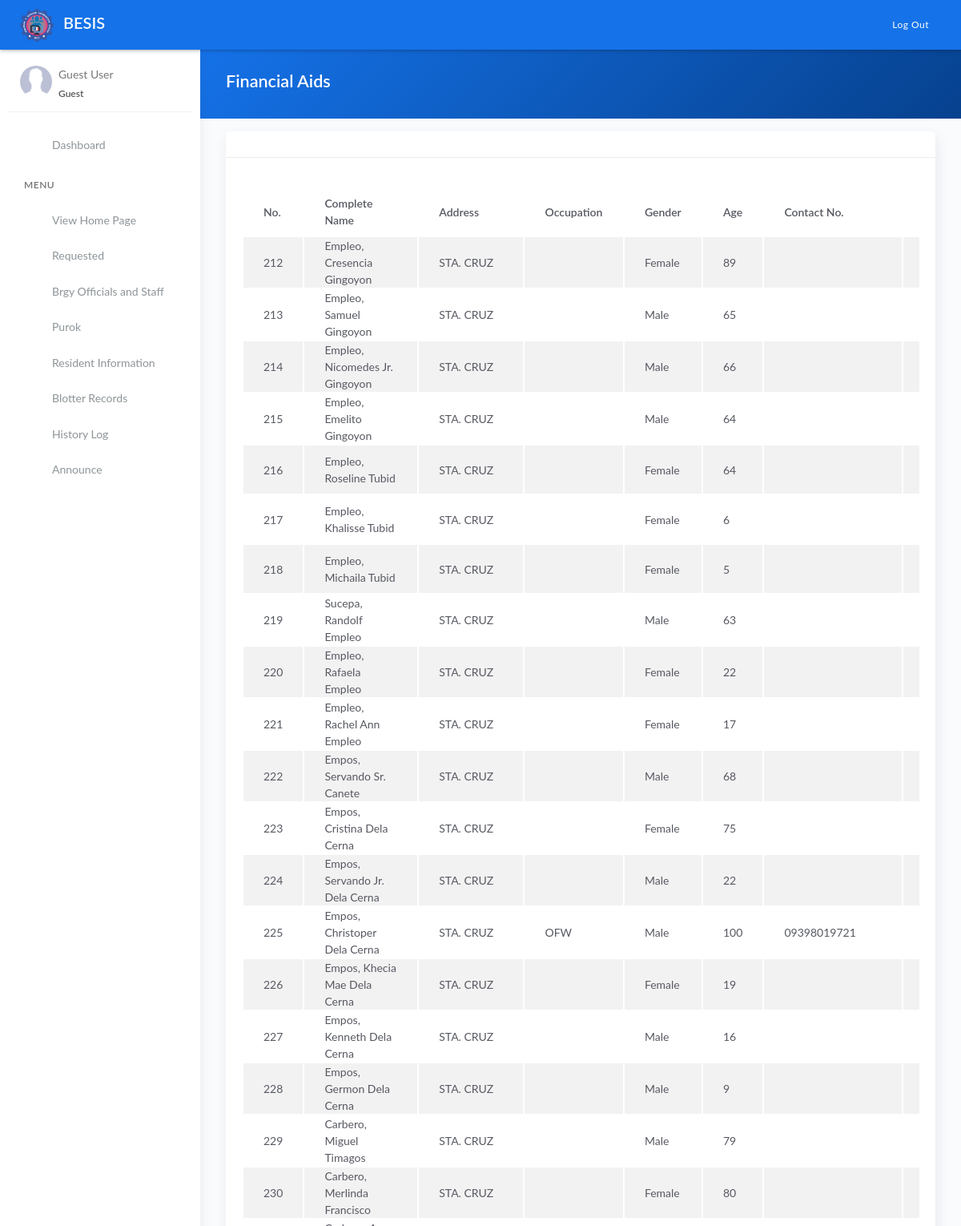
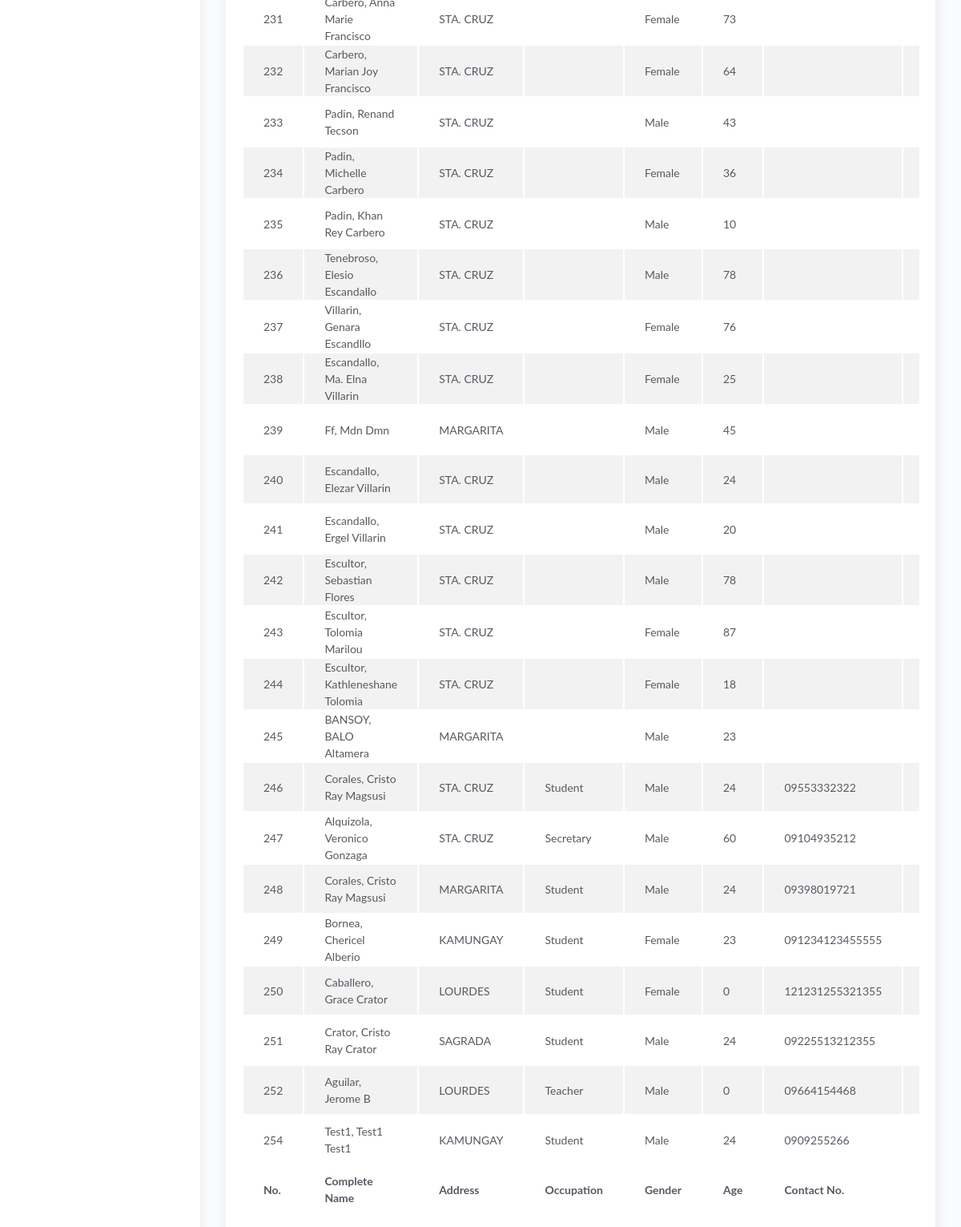
/financial.php, run on the app's committed database (2 pictures, top to bottom).
### tables this page shows
CREATE TABLE `tblresident` (
  `id` int(11) NOT NULL AUTO_INCREMENT,
  `active` varchar(10) NOT NULL,
  `national_id` varchar(100) DEFAULT NULL,
  `citizenship` varchar(50) DEFAULT NULL,
  `picture` text,
  `firstname` varchar(50) DEFAULT NULL,
  `middlename` varchar(50) NOT NULL,
  `lastname` varchar(50) DEFAULT NULL,
  `alias` varchar(20) DEFAULT NULL,
  `household` varchar(50) DEFAULT NULL,
  `birthplace` varchar(80) DEFAULT NULL,
  `birthdate` date DEFAULT NULL,
  `age` int(11) DEFAULT NULL,
  `civilstatus` varchar(20) DEFAULT NULL,
  `gender` varchar(20) DEFAULT NULL,
  `purok` varchar(50) DEFAULT NULL,
  `voterstatus` varchar(20) NOT NULL,
  `phone` varchar(50) DEFAULT NULL,
  `email` varchar(50) DEFAULT NULL,
  `occupation` varchar(100) DEFAULT NULL,
  `identified_as` varchar(20) NOT NULL,
  `benefit_id` int(11) NOT NULL,
  `remarks` text NOT NULL,
  `resident_type` int(11) DEFAULT '1',
  `stat_id` int(11) NOT NULL,
  PRIMARY KEY (`id`)
);

### financial.php (the view, shortened to what this page needs)
<?php
include 'server/server.php' ?>
<?php
	if (isset($_GET['id'])) {
	    $query = "SELECT * FROM tblresident where stat_id=".$_GET['id'];
     } else {
        $query = "SELECT * FROM tblresident";
     }
    $result = $conn->query($query);
    $financial = array();
	while($row = $result->fetch_assoc()){
		$financial[] = $row;
	}
?>
<!DOCTYPE html>
<html lang="en">
<head>
	<?php include 'templates/header.php' ?>
</head>
<body>
	<div class="wrapper">
		<?php include 'templates/main-header.php' ?>
		<?php include 'templates/sidebar.php' ?>
		<div class="main-panel">
			<div class="content">
				<div class="panel-header bg-primary-gradient">
					<div class="page-inner">
						<div class="d-flex align-items-left align-items-md-center flex-column flex-md-row">
							<div>
								<h2 class="text-white fw-bold">Financial Aids</h2>
							</div>
						</div>
					</div>
				</div>
				<div class="page-inner">
					<div class="row mt--2">
						<div class="col-md-12">
							<div class="card">
								<div class="card-header">
										</div>
								<div class="card-body">
									<div class="table-responsive">
										<table id="residenttable" class="display table table-striped">
											<thead>
												<tr>
													<th scope="col">No.</th>
													<th scope="col">Complete Name</th>
													<th scope="col">Address</th>
													<th scope="col">Occupation</th>
													<th scope="col">Gender</th>
													<th scope="col">Age</th>
													<th scope="col">Contact No.</th>
													<th scope="col">Benefits Status</th>
												</tr>
											</thead>
											<tbody>
												<?php if(!empty($financial)): ?>
													<?php foreach($financial as $row): ?>
													  <tr>
													  	<td><?= ucwords($row['id']) ?></td>
													  	<td><?= ucwords($row['lastname'].', '.$row['firstname'].' '.$row['middlename']) ?></td>
															<td><?= ucwords($row['purok']) ?></td>
															<td><?= ucwords($row['occupation']) ?></td>
															<td><?= ucwords($row['gender']) ?></td>
															<td><?= ucwords($row['age']) ?></td>
															<td><?= ucwords($row['phone']) ?></td>
															<td>
															</td>
													</tr>
													<?php endforeach ?>
												<?php endif ?>
											</tbody>
											<tfoot>
												<tr>
													<th scope="col">No.</th>
													<th scope="col">Complete Name</th>
													<th scope="col">Address</th>
													<th scope="col">Occupation</th>
													<th scope="col">Gender</th>
													<th scope="col">Age</th>
													<th scope="col">Contact No.</th>
													<th scope="col">Benefits Status</th>
												</tr>
											</tfoot>
										</table>
									</div>
								</div>
							</div>
						</div>
					</div>
				</div>
				</div>
		</div>
	</div>
</body>
</html>

### data on the page
tblresident: id "212", lastname+firstname+middlename "Empleo, Cresencia Gingoyon", purok "STA. CRUZ", gender "Female", age "89"
tblresident: id "213", lastname+firstname+middlename "Empleo, Samuel Gingoyon", purok "STA. CRUZ", gender "Male", age "65"
tblresident: id "214", lastname+firstname+middlename "Empleo, Nicomedes Jr. Gingoyon", purok "STA. CRUZ", gender "Male", age "66"
tblresident: id "215", lastname+firstname+middlename "Empleo, Emelito Gingoyon", purok "STA. CRUZ", gender "Male", age "64"
tblresident: id "216", lastname+firstname+middlename "Empleo, Roseline Tubid", purok "STA. CRUZ", gender "Female", age "64"
tblresident: id "217", lastname+firstname+middlename "Empleo, Khalisse Tubid", purok "STA. CRUZ", gender "Female", age "6"
tblresident: id "218", lastname+firstname+middlename "Empleo, Michaila Tubid", purok "STA. CRUZ", gender "Female", age "5"
tblresident: id "219", lastname+firstname+middlename "Sucepa, Randolf Empleo", purok "STA. CRUZ", gender "Male", age "63"
tblresident: id "220", lastname+firstname+middlename "Empleo, Rafaela Empleo", purok "STA. CRUZ", gender "Female", age "22"
tblresident: id "221", lastname+firstname+middlename "Empleo, Rachel Ann Empleo", purok "STA. CRUZ", gender "Female", age "17"
tblresident: id "222", lastname+firstname+middlename "Empos, Servando Sr. Canete", purok "STA. CRUZ", gender "Male", age "68"
tblresident: id "223", lastname+firstname+middlename "Empos, Cristina Dela Cerna", purok "STA. CRUZ", gender "Female", age "75"
tblresident: id "224", lastname+firstname+middlename "Empos, Servando Jr. Dela Cerna", purok "STA. CRUZ", gender "Male", age "22"
tblresident: id "225", lastname+firstname+middlename "Empos, Christoper Dela Cerna", purok "STA. CRUZ", occupation "OFW", gender "Male", age "100", phone "09398019721"
tblresident: id "226", lastname+firstname+middlename "Empos, Khecia Mae Dela Cerna", purok "STA. CRUZ", gender "Female", age "19"
tblresident: id "227", lastname+firstname+middlename "Empos, Kenneth Dela Cerna", purok "STA. CRUZ", gender "Male", age "16"
tblresident: id "228", lastname+firstname+middlename "Empos, Germon Dela Cerna", purok "STA. CRUZ", gender "Male", age "9"
tblresident: id "229", lastname+firstname+middlename "Carbero, Miguel Timagos", purok "STA. CRUZ", gender "Male", age "79"
tblresident: id "230", lastname+firstname+middlename "Carbero, Merlinda Francisco", purok "STA. CRUZ", gender "Female", age "80"
tblresident: id "231", lastname+firstname+middlename "Carbero, Anna Marie Francisco", purok "STA. CRUZ", gender "Female", age "73"
tblresident: id "232", lastname+firstname+middlename "Carbero, Marian Joy Francisco", purok "STA. CRUZ", gender "Female", age "64"
tblresident: id "233", lastname+firstname+middlename "Padin, Renand Tecson", purok "STA. CRUZ", gender "Male", age "43"
tblresident: id "234", lastname+firstname+middlename "Padin, Michelle Carbero", purok "STA. CRUZ", gender "Female", age "36"
tblresident: id "235", lastname+firstname+middlename "Padin, Khan Rey Carbero", purok "STA. CRUZ", gender "Male", age "10"
tblresident: id "236", lastname+firstname+middlename "Tenebroso, Elesio Escandallo", purok "STA. CRUZ", gender "Male", age "78"
tblresident: id "237", lastname+firstname+middlename "Villarin, Genara Escandllo", purok "STA. CRUZ", gender "Female", age "76"
tblresident: id "238", lastname+firstname+middlename "Escandallo, Ma. Elna Villarin", purok "STA. CRUZ", gender "Female", age "25"
tblresident: id "239", lastname+firstname+middlename "Ff, Mdn Dmn", purok "MARGARITA", gender "Male", age "45"
tblresident: id "240", lastname+firstname+middlename "Escandallo, Elezar Villarin", purok "STA. CRUZ", gender "Male", age "24"
tblresident: id "241", lastname+firstname+middlename "Escandallo, Ergel Villarin", purok "STA. CRUZ", gender "Male", age "20"
tblresident: id "242", lastname+firstname+middlename "Escultor, Sebastian Flores", purok "STA. CRUZ", gender "Male", age "78"
tblresident: id "243", lastname+firstname+middlename "Escultor, Tolomia Marilou", purok "STA. CRUZ", gender "Female", age "87"
tblresident: id "244", lastname+firstname+middlename "Escultor, Kathleneshane Tolomia", purok "STA. CRUZ", gender "Female", age "18"
tblresident: id "245", lastname+firstname+middlename "BANSOY, BALO Altamera", purok "MARGARITA", gender "Male", age "23"
tblresident: id "246", lastname+firstname+middlename "Corales, Cristo Ray Magsusi", purok "STA. CRUZ", occupation "Student", gender "Male", age "24", phone "09553332322"
tblresident: id "247", lastname+firstname+middlename "Alquizola, Veronico Gonzaga", purok "STA. CRUZ", occupation "Secretary", gender "Male", age "60", phone "09104935212"
tblresident: id "248", lastname+firstname+middlename "Corales, Cristo Ray Magsusi", purok "MARGARITA", occupation "Student", gender "Male", age "24", phone "09398019721"
tblresident: id "249", lastname+firstname+middlename "Bornea, Chericel Alberio", purok "KAMUNGAY", occupation "Student", gender "Female", age "23", phone "091234123455555"
tblresident: id "250", lastname+firstname+middlename "Caballero, Grace Crator", purok "LOURDES", occupation "Student", gender "Female", age "0", phone "121231255321355"
tblresident: id "251", lastname+firstname+middlename "Crator, Cristo Ray Crator", purok "SAGRADA", occupation "Student", gender "Male", age "24", phone "09225513212355"
tblresident: id "252", lastname+firstname+middlename "Aguilar, Jerome B", purok "LOURDES", occupation "Teacher", gender "Male", age "0", phone "09664154468"
tblresident: id "254", lastname+firstname+middlename "Test1, Test1 Test1", purok "KAMUNGAY", occupation "Student", gender "Male", age "24", phone "0909255266"
